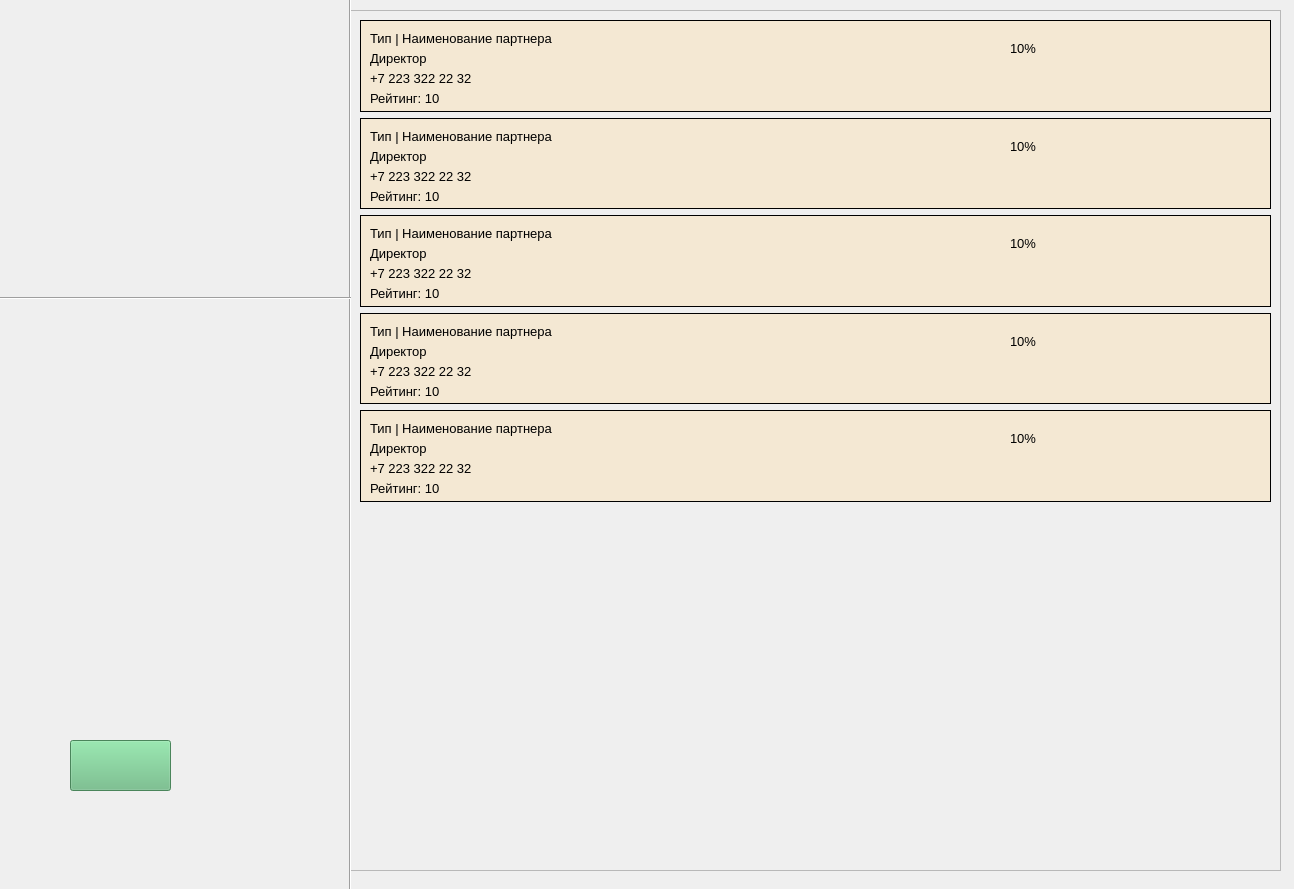
<?xml version="1.0" encoding="UTF-8"?>
<ui version="4.0">
 <class>MainWindow</class>
 <widget class="QMainWindow" name="MainWindow">
  <property name="geometry">
   <rect>
    <x>0</x>
    <y>0</y>
    <width>1294</width>
    <height>889</height>
   </rect>
  </property>
  <property name="windowTitle">
   <string>MainWindow</string>
  </property>
  <widget class="QWidget" name="centralwidget">
   <widget class="QScrollArea" name="scrollArea">
    <property name="geometry">
     <rect>
      <x>350</x>
      <y>10</y>
      <width>931</width>
      <height>861</height>
     </rect>
    </property>
    <property name="widgetResizable">
     <bool>true</bool>
    </property>
    <widget class="QWidget" name="scrollAreaWidgetContents_2">
     <property name="geometry">
      <rect>
       <x>0</x>
       <y>0</y>
       <width>929</width>
       <height>500</height>
      </rect>
     </property>
     <property name="sizePolicy">
      <sizepolicy hsizetype="Preferred" vsizetype="Fixed">
       <horstretch>0</horstretch>
       <verstretch>0</verstretch>
      </sizepolicy>
     </property>
     <property name="minimumSize">
      <size>
       <width>0</width>
       <height>500</height>
      </size>
     </property>
     <layout class="QVBoxLayout" name="verticalLayout_2">
      <item>
       <widget class="QWidget" name="widget" native="true">
        <property name="styleSheet">
         <string notr="true">background-color: rgb(244, 232, 211);
border: 1px solid black;</string>
        </property>
        <widget class="QLabel" name="label_56">
         <property name="geometry">
          <rect>
           <x>10</x>
           <y>50</y>
           <width>201</width>
           <height>16</height>
          </rect>
         </property>
         <property name="font">
          <font>
           <family>Segoe UI</family>
           <pointsize>10</pointsize>
          </font>
         </property>
         <property name="styleSheet">
          <string notr="true">border: 0px solid black;</string>
         </property>
         <property name="text">
          <string>+7 223 322 22 32</string>
         </property>
        </widget>
        <widget class="QLabel" name="label_57">
         <property name="geometry">
          <rect>
           <x>650</x>
           <y>20</y>
           <width>31</width>
           <height>16</height>
          </rect>
         </property>
         <property name="font">
          <font>
           <family>Segoe UI</family>
           <pointsize>10</pointsize>
          </font>
         </property>
         <property name="styleSheet">
          <string notr="true">border: 0px solid black;</string>
         </property>
         <property name="text">
          <string>10%</string>
         </property>
        </widget>
        <widget class="QLabel" name="label_58">
         <property name="geometry">
          <rect>
           <x>10</x>
           <y>70</y>
           <width>201</width>
           <height>16</height>
          </rect>
         </property>
         <property name="font">
          <font>
           <family>Segoe UI</family>
           <pointsize>10</pointsize>
          </font>
         </property>
         <property name="styleSheet">
          <string notr="true">border: 0px solid black;</string>
         </property>
         <property name="text">
          <string>Рейтинг: 10</string>
         </property>
        </widget>
        <widget class="QLabel" name="label_59">
         <property name="geometry">
          <rect>
           <x>10</x>
           <y>10</y>
           <width>201</width>
           <height>16</height>
          </rect>
         </property>
         <property name="font">
          <font>
           <family>Segoe UI</family>
           <pointsize>10</pointsize>
          </font>
         </property>
         <property name="styleSheet">
          <string notr="true">border: 0px solid black;</string>
         </property>
         <property name="text">
          <string>Тип | Наименование партнера</string>
         </property>
        </widget>
        <widget class="QLabel" name="label_60">
         <property name="geometry">
          <rect>
           <x>10</x>
           <y>30</y>
           <width>201</width>
           <height>16</height>
          </rect>
         </property>
         <property name="font">
          <font>
           <family>Segoe UI</family>
           <pointsize>10</pointsize>
          </font>
         </property>
         <property name="styleSheet">
          <string notr="true">border: 0px solid black;</string>
         </property>
         <property name="text">
          <string>Директор</string>
         </property>
        </widget>
       </widget>
      </item>
      <item>
       <widget class="QWidget" name="widget_2" native="true">
        <property name="styleSheet">
         <string notr="true">background-color: rgb(244, 232, 211);
border: 1px solid black;</string>
        </property>
        <widget class="QLabel" name="label_61">
         <property name="geometry">
          <rect>
           <x>10</x>
           <y>50</y>
           <width>201</width>
           <height>16</height>
          </rect>
         </property>
         <property name="font">
          <font>
           <family>Segoe UI</family>
           <pointsize>10</pointsize>
          </font>
         </property>
         <property name="styleSheet">
          <string notr="true">border: 0px solid black;</string>
         </property>
         <property name="text">
          <string>+7 223 322 22 32</string>
         </property>
        </widget>
        <widget class="QLabel" name="label_62">
         <property name="geometry">
          <rect>
           <x>650</x>
           <y>20</y>
           <width>31</width>
           <height>16</height>
          </rect>
         </property>
         <property name="font">
          <font>
           <family>Segoe UI</family>
           <pointsize>10</pointsize>
          </font>
         </property>
         <property name="styleSheet">
          <string notr="true">border: 0px solid black;</string>
         </property>
         <property name="text">
          <string>10%</string>
         </property>
        </widget>
        <widget class="QLabel" name="label_63">
         <property name="geometry">
          <rect>
           <x>10</x>
           <y>70</y>
           <width>201</width>
           <height>16</height>
          </rect>
         </property>
         <property name="font">
          <font>
           <family>Segoe UI</family>
           <pointsize>10</pointsize>
          </font>
         </property>
         <property name="styleSheet">
          <string notr="true">border: 0px solid black;</string>
         </property>
         <property name="text">
          <string>Рейтинг: 10</string>
         </property>
        </widget>
        <widget class="QLabel" name="label_64">
         <property name="geometry">
          <rect>
           <x>10</x>
           <y>10</y>
           <width>201</width>
           <height>16</height>
          </rect>
         </property>
         <property name="font">
          <font>
           <family>Segoe UI</family>
           <pointsize>10</pointsize>
          </font>
         </property>
         <property name="styleSheet">
          <string notr="true">border: 0px solid black;</string>
         </property>
         <property name="text">
          <string>Тип | Наименование партнера</string>
         </property>
        </widget>
        <widget class="QLabel" name="label_65">
         <property name="geometry">
          <rect>
           <x>10</x>
           <y>30</y>
           <width>201</width>
           <height>16</height>
          </rect>
         </property>
         <property name="font">
          <font>
           <family>Segoe UI</family>
           <pointsize>10</pointsize>
          </font>
         </property>
         <property name="styleSheet">
          <string notr="true">border: 0px solid black;</string>
         </property>
         <property name="text">
          <string>Директор</string>
         </property>
        </widget>
       </widget>
      </item>
      <item>
       <widget class="QWidget" name="widget_5" native="true">
        <property name="styleSheet">
         <string notr="true">background-color: rgb(244, 232, 211);
border: 1px solid black;</string>
        </property>
        <widget class="QLabel" name="label_76">
         <property name="geometry">
          <rect>
           <x>10</x>
           <y>50</y>
           <width>201</width>
           <height>16</height>
          </rect>
         </property>
         <property name="font">
          <font>
           <family>Segoe UI</family>
           <pointsize>10</pointsize>
          </font>
         </property>
         <property name="styleSheet">
          <string notr="true">border: 0px solid black;</string>
         </property>
         <property name="text">
          <string>+7 223 322 22 32</string>
         </property>
        </widget>
        <widget class="QLabel" name="label_77">
         <property name="geometry">
          <rect>
           <x>650</x>
           <y>20</y>
           <width>31</width>
           <height>16</height>
          </rect>
         </property>
         <property name="font">
          <font>
           <family>Segoe UI</family>
           <pointsize>10</pointsize>
          </font>
         </property>
         <property name="styleSheet">
          <string notr="true">border: 0px solid black;</string>
         </property>
         <property name="text">
          <string>10%</string>
         </property>
        </widget>
        <widget class="QLabel" name="label_78">
         <property name="geometry">
          <rect>
           <x>10</x>
           <y>70</y>
           <width>201</width>
           <height>16</height>
          </rect>
         </property>
         <property name="font">
          <font>
           <family>Segoe UI</family>
           <pointsize>10</pointsize>
          </font>
         </property>
         <property name="styleSheet">
          <string notr="true">border: 0px solid black;</string>
         </property>
         <property name="text">
          <string>Рейтинг: 10</string>
         </property>
        </widget>
        <widget class="QLabel" name="label_79">
         <property name="geometry">
          <rect>
           <x>10</x>
           <y>10</y>
           <width>201</width>
           <height>16</height>
          </rect>
         </property>
         <property name="font">
          <font>
           <family>Segoe UI</family>
           <pointsize>10</pointsize>
          </font>
         </property>
         <property name="styleSheet">
          <string notr="true">border: 0px solid black;</string>
         </property>
         <property name="text">
          <string>Тип | Наименование партнера</string>
         </property>
        </widget>
        <widget class="QLabel" name="label_80">
         <property name="geometry">
          <rect>
           <x>10</x>
           <y>30</y>
           <width>201</width>
           <height>16</height>
          </rect>
         </property>
         <property name="font">
          <font>
           <family>Segoe UI</family>
           <pointsize>10</pointsize>
          </font>
         </property>
         <property name="styleSheet">
          <string notr="true">border: 0px solid black;</string>
         </property>
         <property name="text">
          <string>Директор</string>
         </property>
        </widget>
       </widget>
      </item>
      <item>
       <widget class="QWidget" name="widget_3" native="true">
        <property name="styleSheet">
         <string notr="true">background-color: rgb(244, 232, 211);
border: 1px solid black;</string>
        </property>
        <widget class="QLabel" name="label_66">
         <property name="geometry">
          <rect>
           <x>10</x>
           <y>50</y>
           <width>201</width>
           <height>16</height>
          </rect>
         </property>
         <property name="font">
          <font>
           <family>Segoe UI</family>
           <pointsize>10</pointsize>
          </font>
         </property>
         <property name="styleSheet">
          <string notr="true">border: 0px solid black;</string>
         </property>
         <property name="text">
          <string>+7 223 322 22 32</string>
         </property>
        </widget>
        <widget class="QLabel" name="label_67">
         <property name="geometry">
          <rect>
           <x>650</x>
           <y>20</y>
           <width>31</width>
           <height>16</height>
          </rect>
         </property>
         <property name="font">
          <font>
           <family>Segoe UI</family>
           <pointsize>10</pointsize>
          </font>
         </property>
         <property name="styleSheet">
          <string notr="true">border: 0px solid black;</string>
         </property>
         <property name="text">
          <string>10%</string>
         </property>
        </widget>
        <widget class="QLabel" name="label_68">
         <property name="geometry">
          <rect>
           <x>10</x>
           <y>70</y>
           <width>201</width>
           <height>16</height>
          </rect>
         </property>
         <property name="font">
          <font>
           <family>Segoe UI</family>
           <pointsize>10</pointsize>
          </font>
         </property>
         <property name="styleSheet">
          <string notr="true">border: 0px solid black;</string>
         </property>
         <property name="text">
          <string>Рейтинг: 10</string>
         </property>
        </widget>
        <widget class="QLabel" name="label_69">
         <property name="geometry">
          <rect>
           <x>10</x>
           <y>10</y>
           <width>201</width>
           <height>16</height>
          </rect>
         </property>
         <property name="font">
          <font>
           <family>Segoe UI</family>
           <pointsize>10</pointsize>
          </font>
         </property>
         <property name="styleSheet">
          <string notr="true">border: 0px solid black;</string>
         </property>
         <property name="text">
          <string>Тип | Наименование партнера</string>
         </property>
        </widget>
        <widget class="QLabel" name="label_70">
         <property name="geometry">
          <rect>
           <x>10</x>
           <y>30</y>
           <width>201</width>
           <height>16</height>
          </rect>
         </property>
         <property name="font">
          <font>
           <family>Segoe UI</family>
           <pointsize>10</pointsize>
          </font>
         </property>
         <property name="styleSheet">
          <string notr="true">border: 0px solid black;</string>
         </property>
         <property name="text">
          <string>Директор</string>
         </property>
        </widget>
       </widget>
      </item>
      <item>
       <widget class="QWidget" name="widget_4" native="true">
        <property name="styleSheet">
         <string notr="true">background-color: rgb(244, 232, 211);
border: 1px solid black;</string>
        </property>
        <widget class="QLabel" name="label_71">
         <property name="geometry">
          <rect>
           <x>10</x>
           <y>50</y>
           <width>201</width>
           <height>16</height>
          </rect>
         </property>
         <property name="font">
          <font>
           <family>Segoe UI</family>
           <pointsize>10</pointsize>
          </font>
         </property>
         <property name="styleSheet">
          <string notr="true">border: 0px solid black;</string>
         </property>
         <property name="text">
          <string>+7 223 322 22 32</string>
         </property>
        </widget>
        <widget class="QLabel" name="label_72">
         <property name="geometry">
          <rect>
           <x>650</x>
           <y>20</y>
           <width>31</width>
           <height>16</height>
          </rect>
         </property>
         <property name="font">
          <font>
           <family>Segoe UI</family>
           <pointsize>10</pointsize>
          </font>
         </property>
         <property name="styleSheet">
          <string notr="true">border: 0px solid black;</string>
         </property>
         <property name="text">
          <string>10%</string>
         </property>
        </widget>
        <widget class="QLabel" name="label_73">
         <property name="geometry">
          <rect>
           <x>10</x>
           <y>70</y>
           <width>201</width>
           <height>16</height>
          </rect>
         </property>
         <property name="font">
          <font>
           <family>Segoe UI</family>
           <pointsize>10</pointsize>
          </font>
         </property>
         <property name="styleSheet">
          <string notr="true">border: 0px solid black;</string>
         </property>
         <property name="text">
          <string>Рейтинг: 10</string>
         </property>
        </widget>
        <widget class="QLabel" name="label_74">
         <property name="geometry">
          <rect>
           <x>10</x>
           <y>10</y>
           <width>201</width>
           <height>16</height>
          </rect>
         </property>
         <property name="font">
          <font>
           <family>Segoe UI</family>
           <pointsize>10</pointsize>
          </font>
         </property>
         <property name="styleSheet">
          <string notr="true">border: 0px solid black;</string>
         </property>
         <property name="text">
          <string>Тип | Наименование партнера</string>
         </property>
        </widget>
        <widget class="QLabel" name="label_75">
         <property name="geometry">
          <rect>
           <x>10</x>
           <y>30</y>
           <width>201</width>
           <height>16</height>
          </rect>
         </property>
         <property name="font">
          <font>
           <family>Segoe UI</family>
           <pointsize>10</pointsize>
          </font>
         </property>
         <property name="styleSheet">
          <string notr="true">border: 0px solid black;</string>
         </property>
         <property name="text">
          <string>Директор</string>
         </property>
        </widget>
       </widget>
      </item>
     </layout>
    </widget>
   </widget>
   <widget class="Line" name="line">
    <property name="geometry">
     <rect>
      <x>340</x>
      <y>-30</y>
      <width>20</width>
      <height>961</height>
     </rect>
    </property>
    <property name="orientation">
     <enum>Qt::Vertical</enum>
    </property>
   </widget>
   <widget class="QPushButton" name="pushButton">
    <property name="geometry">
     <rect>
      <x>70</x>
      <y>740</y>
      <width>101</width>
      <height>51</height>
     </rect>
    </property>
    <property name="styleSheet">
     <string notr="true">background-color: rgb(103, 186, 128);</string>
    </property>
    <property name="text">
     <string/>
    </property>
   </widget>
   <widget class="QLabel" name="label">
    <property name="geometry">
     <rect>
      <x>10</x>
      <y>10</y>
      <width>256</width>
      <height>256</height>
     </rect>
    </property>
    <property name="text">
     <string/>
    </property>
   </widget>
   <widget class="Line" name="line_2">
    <property name="geometry">
     <rect>
      <x>0</x>
      <y>290</y>
      <width>351</width>
      <height>16</height>
     </rect>
    </property>
    <property name="orientation">
     <enum>Qt::Horizontal</enum>
    </property>
   </widget>
  </widget>
 </widget>
 <resources/>
 <connections/>
</ui>
